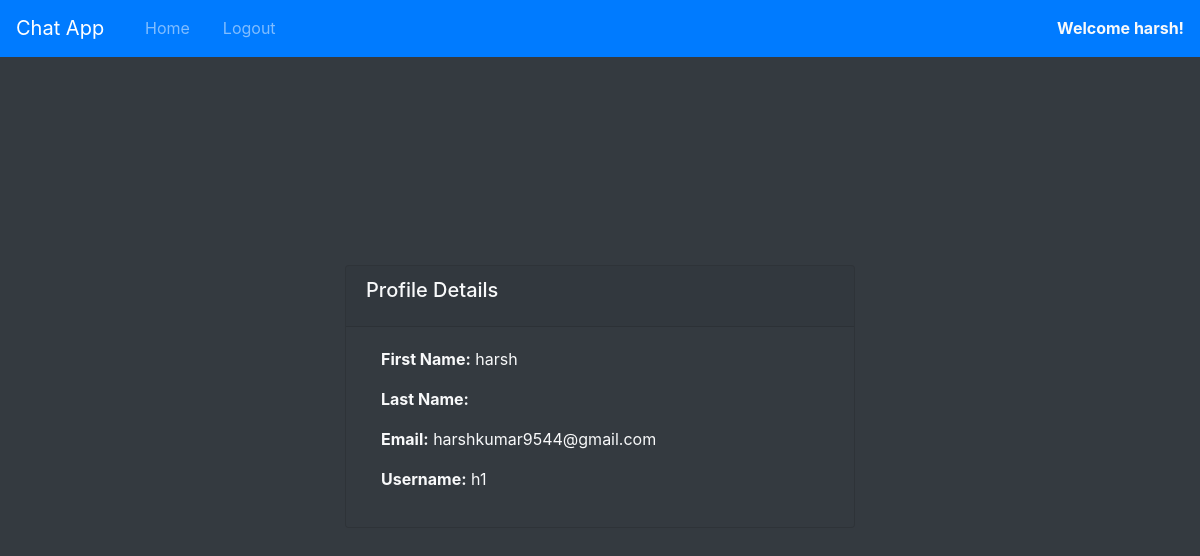
The page /chat/profile/ (signed in) on the database its author committed.
### hospital/models.py (models this page shows)
class User(AbstractUser):
    username = models.CharField(
        max_length=150,
        unique=True,
        help_text='Username can contain spaces and most characters',
        validators=[],  # Remove default validators
        error_messages={
            'unique': "A user with that username already exists.",
        },
    )
    is_patient = models.BooleanField(default=False)
    is_doctor = models.BooleanField(default=False)
    is_hospital_admin = models.BooleanField(default=False)
    is_labworker = models.BooleanField(default=False)
    is_pharmacist = models.BooleanField(default=False)
    login_status = models.BooleanField(default=False)

### ChatApp/views.py (the view)
# urls.py: path('profile/', views.profile, name='chat-profile'),
@csrf_exempt
@login_required
def profile(request):
    context = {
        "page":"profile",
    }
    return render(request,"chat/profile.html",context)

### templates/chat/profile.html
{% extends 'chat/base.html' %} {% load static %} {% block header %} {% endblock %} {% block content %}
<div class="container h-100 d-flex flex-column align-items-center justify-content-center">
    <div class="col-md-6">
        <div class="card bg-dark">
            <div class="card-header">
                <h5 class="card-title">Profile Details</h5>
            </div>
            <div class="card-body">
                <div class="container-fluid">
                    <p><b>First Name:</b> {{user.first_name}}</p>
                    <p><b>Last Name:</b> {{user.lastn_ame}}</p>
                    <p><b>Email:</b> {{user.email}}</p>
                    <p><b>Username:</b> {{user.username}}</p>
                </div>
            </div>
        </div>
    </div>
</div>
{% endblock %}

### templates/chat/base.html (shortened to what this page needs)
<!DOCTYPE html>
<html lang="en">
{% load static %}
<head>
    <link rel="stylesheet" href="{% static 'css/bootstrap.min.css' %}">
    <link rel="stylesheet" href="{% static 'fontawesome-free/css/all.min.css' %}">
    <link rel="stylesheet" href="{% static 'css/custom.css' %}">
</head>
<body class='bg-dark text-light'>
    <nav class="navbar navbar-expand-lg navbar-dark bg-primary w-100 border-bottom border-primary mb-2" id="top-nav">
        <a class="navbar-brand" href="{% url 'chat-home' %}">Chat App</a>
        <div class="collapse navbar-collapse" id="nav-menu">
            <ul class="navbar-nav mr-auto">
                <li class="nav-item {% if page == 'home' %} active {% endif %}">
                    <a class="nav-link" href="{% url 'chat-home' %}"><i class="fa fa-home"></i> Home</a>
                </li>
                <li class="nav-item">
                    <a class="nav-link" href="{% url 'chat-logout' %}"><i class="fa fa-sign-out-alt"></i> Logout</a>
                </li>
            </ul>
            {% if user.is_authenticated %}
            <span><a class="text-light"  href="{% url 'chat-profile' %}"><i class="fa fa-user"></i> <b>Welcome {{user.first_name}}!</b></a></span> {% endif %}
        </div>
    </nav>
    <div class="container h-100">
        {% block content %}{% endblock content %}
    </div>
</body>
</html>

### static/css/custom.css (style rules this page uses)
html, body { height: 100%; width: 100%; }

### templates/chat/base.html (style rules this page uses)
html, body { height: 100%; width: 100%; }

### rows shown on the page
User: first_name "harsh", email "harshkumar9544@gmail.com", username "h1"
